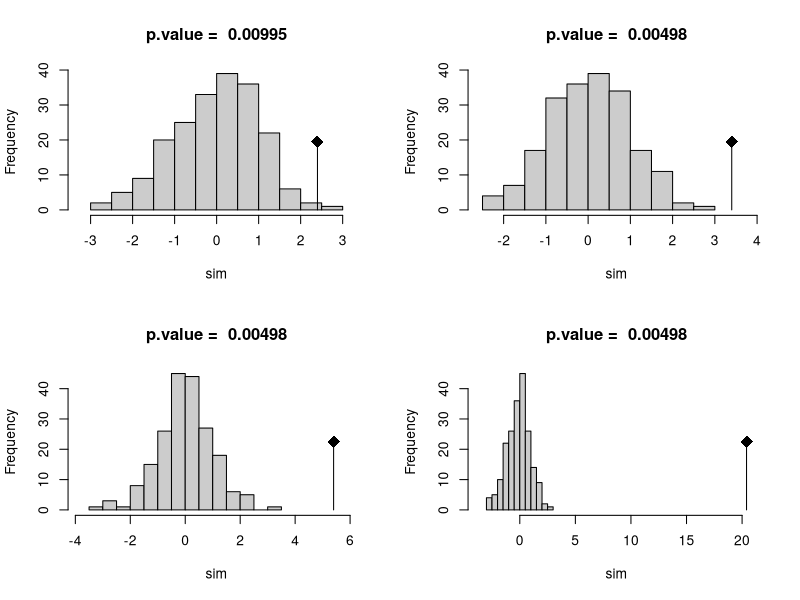

This chart was generated by the following R code:
library(ade4)


### Name: rtest
### Title: Class of the Permutation Tests (in R).
### Aliases: rtest
### Keywords: methods

### ** Examples

par(mfrow = c(2, 2))
for (x0 in c(2.4, 3.4, 5.4, 20.4)) {
    l0 <- as.randtest(sim = rnorm(200), obs = x0)
    print(l0)
    plot(l0, main = paste("p.value = ", round(l0$pvalue, dig = 5)))
}
par(mfrow = c(1, 1))
